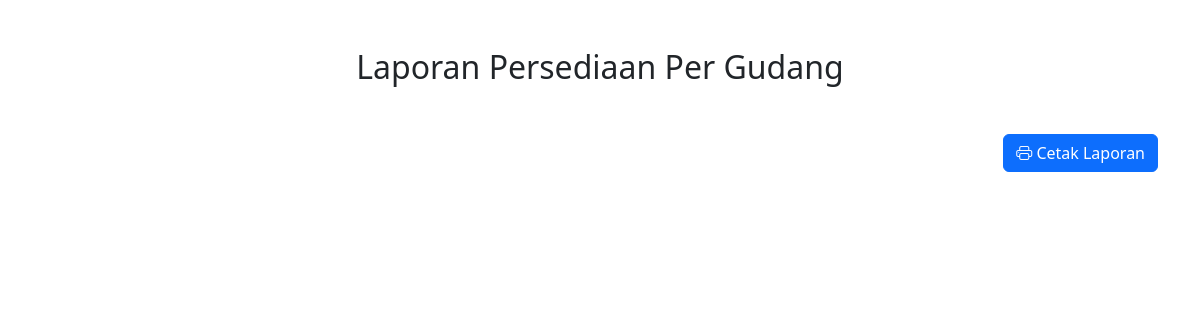
Page /laporan/laporan_persediaan_gudang.php on the earlier database version.
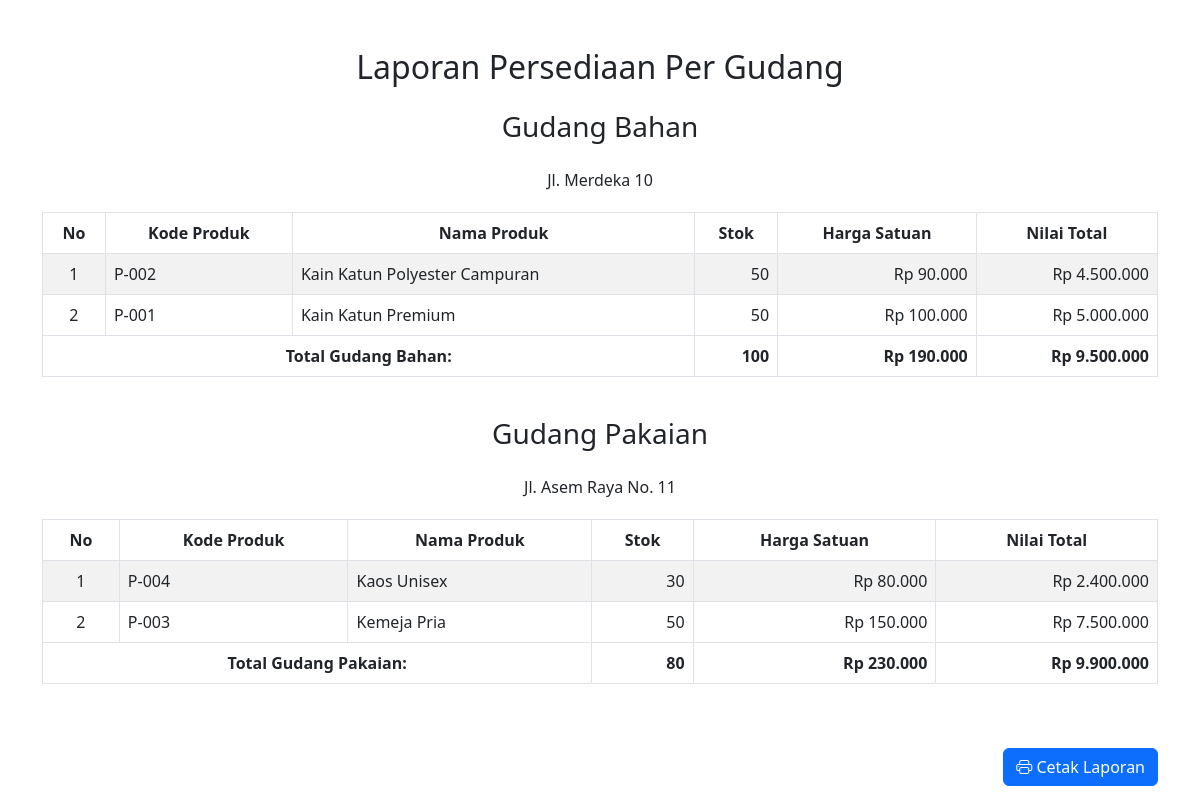
Same page on the later database version.
### tables this page shows
CREATE TABLE `gudang` (
  `id_gudang` int NOT NULL,
  `nama_gudang` varchar(100) NOT NULL,
  `lokasi` varchar(255) DEFAULT NULL
);

CREATE TABLE `produk` (
  `id_produk` int NOT NULL,
  `kode_produk` varchar(50) NOT NULL,
  `nama_produk` varchar(100) NOT NULL,
  `id_kategori` int DEFAULT NULL,
  `id_gudang` int DEFAULT NULL,
  `id_user` int DEFAULT NULL,
  `status` ENUM('tersedia','dipinjam','sedang digunakan','dipindahkan','dalam perbaikan','rusak','tidak aktif') NOT NULL DEFAULT 'tersedia',
  `kondisi` ENUM('baik','rusak','diperbaiki','usang','lainnya') NOT NULL DEFAULT 'baik',
  `lokasi_custom` varchar(255) DEFAULT NULL,
  `harga_default` decimal(15,2) NOT NULL DEFAULT '0.00',
  `harga_satuan` decimal(15,2) NOT NULL,
  `jumlah_stok` int NOT NULL DEFAULT '0',
  `satuan` varchar(50) NOT NULL,
  `total_nilai` decimal(15,2) GENERATED ALWAYS AS ((`jumlah_stok` * `harga_default`)) STORED,
  `tersedia` TINYINT(1) NOT NULL DEFAULT 1,
  `last_tracked_at` DATETIME NOT NULL DEFAULT CURRENT_TIMESTAMP ON UPDATE CURRENT_TIMESTAMP,
  `gambar_produk` varchar(255) DEFAULT NULL
);

### laporan/laporan_persediaan_gudang.php (the view, shortened to what this page needs)
<?php
include ("../koneksi/koneksi.php");
function formatRupiah($angka)
{
    return 'Rp ' . number_format($angka, 0, ',', '.');
}
$query = "SELECT g.nama_gudang, g.lokasi, p.kode_produk, p.nama_produk,
                 p.jumlah_stok AS stok,
                 COALESCE(NULLIF(p.harga_default, 0), p.harga_satuan, 0) AS harga_default,
                 (p.jumlah_stok * COALESCE(NULLIF(p.harga_default, 0), p.harga_satuan, 0)) AS nilai_total
          FROM Produk p
          JOIN StokGudang s ON p.id_produk = s.id_produk
          JOIN Gudang g ON s.id_gudang = g.id_gudang
          ORDER BY g.nama_gudang, p.nama_produk";
$stmt = $koneksi->prepare($query);
$stmt->execute();
$result = $stmt->get_result();
$gudangData = [];
while ($produk = $result->fetch_assoc()) {
    $gudangData[$produk['nama_gudang']][] = $produk;
}
?>
<!DOCTYPE html>
<html lang="en">
<head>
    <link rel="stylesheet" href="https://cdnjs.cloudflare.com/ajax/libs/bootstrap/5.3.0/css/bootstrap.min.css">
    <link rel="stylesheet" href="https://cdnjs.cloudflare.com/ajax/libs/bootstrap-icons/1.5.0/font/bootstrap-icons.min.css">
    <link rel="stylesheet" href="../assets/css/laporan.css">
</head>
<body>
<div class="container my-5 print-area">
    <h2 class="text-center mb-4">Laporan Persediaan Per Gudang</h2>
    <?php foreach ($gudangData as $gudang => $produks): ?>
        <h3 class="text-center my-4"><?= htmlspecialchars($gudang) ?></h3>
        <p class="text-center"><?= htmlspecialchars($produks[0]['lokasi']) ?></p>
        <div class="table-container">
            <table class="table table-bordered table-striped table-hover">
                <thead>
                    <tr class="text-center bg-teal text-white">
                        <th>No</th>
                        <th>Kode Produk</th>
                        <th>Nama Produk</th>
                        <th>Stok</th>
                        <th>Harga Satuan</th>
                        <th>Nilai Total</th>
                    </tr>
                </thead>
                <tbody>
                    <?php
                    $nomor = 1;
                    $totalStok = 0;
                    $totalSatuan = 0;
                    $totalNilai = 0;
                    foreach ($produks as $produk) {
                        echo "<tr>";
                        echo "<td class='text-center'>{$nomor}</td>";
                        echo "<td>{$produk['kode_produk']}</td>";
                        echo "<td>{$produk['nama_produk']}</td>";
                        echo "<td class='text-end'>{$produk['stok']}</td>";
                        echo "<td class='text-end'>" . formatRupiah($produk['harga_default']) . "</td>";
                        echo "<td class='text-end'>" . formatRupiah($produk['nilai_total']) . "</td>";
                        echo "</tr>";
                        $totalStok += $produk['stok'];
                        $totalSatuan += $produk['harga_default'];
                        $totalNilai += $produk['nilai_total'];
                        $nomor++;
                    }
                    ?>
                </tbody>
                <tfoot>
                    <tr>
                        <th colspan="3" class="text-center">Total <?= htmlspecialchars($gudang) ?>:</th>
                        <th class="text-end"><?= $totalStok ?></th>
                        <th class="text-end"><?= formatRupiah($totalSatuan) ?></th>
                        <th class="text-end"><?= formatRupiah($totalNilai) ?></th>
                    </tr>
                </tfoot>
            </table>
        </div>
    <?php endforeach; ?>
</div>
<div class="container footer-buttons mb-3">
    <button onclick="window.print()" class="btn btn-primary">
        <i class="bi bi-printer"></i> Cetak Laporan
    </button>
</div>
</body>
</html>

Differences in the rows shown:
now on this page (row unchanged): gudang: lokasi "Jl. Merdeka 10"
now on this page (row edited): produk: kode_produk "P-002", nama_produk "Kain Katun Polyester Campuran", jumlah_stok "50", harga_default "Rp 90.000", nilai_total "Rp 4.500.000", shown under "Gudang Bahan"
now on this page (row edited): produk: kode_produk "P-001", nama_produk "Kain Katun Premium", jumlah_stok "50", harga_default "Rp 100.000", nilai_total "Rp 5.000.000", shown under "Gudang Bahan"
now on this page (row unchanged): gudang: lokasi "Jl. Asem Raya No. 11"
now on this page (row edited): produk: kode_produk "P-004", nama_produk "Kaos Unisex", jumlah_stok "30", harga_default "Rp 80.000", nilai_total "Rp 2.400.000", shown under "Gudang Pakaian"
now on this page (row edited): produk: kode_produk "P-003", nama_produk "Kemeja Pria", jumlah_stok "50", harga_default "Rp 150.000", nilai_total "Rp 7.500.000", shown under "Gudang Pakaian"
Other differences:
new list line: "Gudang Bahan No Kode Produk Nama Produk Stok Harga Satuan Nilai Total Total Gudang Bahan : 100 Rp 190.000 Rp 9.500.000"
new list line: "Gudang Pakaian No Kode Produk Nama Produk Stok Harga Satuan Nilai Total Total Gudang Pakaian : 80 Rp 230.000 Rp 9.900.000"
